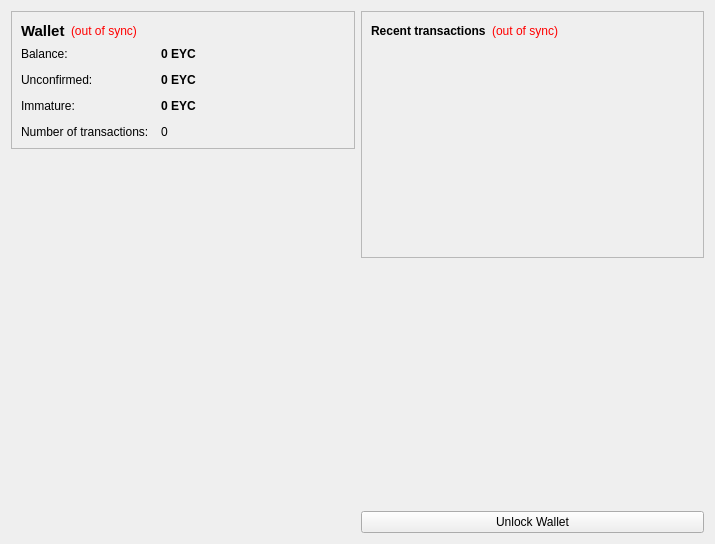
<?xml version="1.0" encoding="UTF-8"?>
<ui version="4.0">
 <class>OverviewPage</class>
 <widget class="QWidget" name="OverviewPage">
  <property name="geometry">
   <rect>
    <x>0</x>
    <y>0</y>
    <width>715</width>
    <height>544</height>
   </rect>
  </property>
  <property name="windowTitle">
   <string>Form</string>
  </property>
  <layout class="QHBoxLayout" name="horizontalLayout" stretch="1,1">
   <item>
    <layout class="QVBoxLayout" name="verticalLayout_2">
     <item>
      <widget class="QFrame" name="frame">
       <property name="frameShape">
        <enum>QFrame::StyledPanel</enum>
       </property>
       <property name="frameShadow">
        <enum>QFrame::Raised</enum>
       </property>
       <layout class="QVBoxLayout" name="verticalLayout_4">
        <item>
         <layout class="QHBoxLayout" name="horizontalLayout_4">
          <item>
           <widget class="QLabel" name="label_5">
            <property name="font">
             <font>
              <pointsize>11</pointsize>
              <weight>75</weight>
              <bold>true</bold>
             </font>
            </property>
            <property name="text">
             <string>Wallet</string>
            </property>
           </widget>
          </item>
          <item>
           <widget class="QLabel" name="labelWalletStatus">
            <property name="toolTip">
             <string>The displayed information may be out of date. Your wallet automatically synchronizes with the Strongwealth network after a connection is established, but this process has not completed yet.</string>
            </property>
            <property name="styleSheet">
             <string notr="true">QLabel { color: red; }</string>
            </property>
            <property name="text">
             <string notr="true">(out of sync)</string>
            </property>
            <property name="alignment">
             <set>Qt::AlignLeading|Qt::AlignLeft|Qt::AlignVCenter</set>
            </property>
           </widget>
          </item>
          <item>
           <spacer name="horizontalSpacer_2">
            <property name="orientation">
             <enum>Qt::Horizontal</enum>
            </property>
            <property name="sizeHint" stdset="0">
             <size>
              <width>40</width>
              <height>20</height>
             </size>
            </property>
           </spacer>
          </item>
         </layout>
        </item>
        <item>
         <layout class="QFormLayout" name="formLayout_2">
          <property name="fieldGrowthPolicy">
           <enum>QFormLayout::AllNonFixedFieldsGrow</enum>
          </property>
          <property name="horizontalSpacing">
           <number>12</number>
          </property>
          <property name="verticalSpacing">
           <number>12</number>
          </property>
          <item row="0" column="0">
           <widget class="QLabel" name="label">
            <property name="text">
             <string>Balance:</string>
            </property>
           </widget>
          </item>
          <item row="0" column="1">
           <widget class="QLabel" name="labelBalance">
            <property name="font">
             <font>
              <weight>75</weight>
              <bold>true</bold>
             </font>
            </property>
            <property name="cursor">
             <cursorShape>IBeamCursor</cursorShape>
            </property>
            <property name="toolTip">
             <string>Your current balance</string>
            </property>
            <property name="text">
             <string notr="true">0 EYC</string>
            </property>
            <property name="textInteractionFlags">
             <set>Qt::LinksAccessibleByMouse|Qt::TextSelectableByKeyboard|Qt::TextSelectableByMouse</set>
            </property>
           </widget>
          </item>
          <item row="1" column="0">
           <widget class="QLabel" name="label_3">
            <property name="text">
             <string>Unconfirmed:</string>
            </property>
           </widget>
          </item>
          <item row="1" column="1">
           <widget class="QLabel" name="labelUnconfirmed">
            <property name="font">
             <font>
              <weight>75</weight>
              <bold>true</bold>
             </font>
            </property>
            <property name="cursor">
             <cursorShape>IBeamCursor</cursorShape>
            </property>
            <property name="toolTip">
             <string>Total of transactions that have yet to be confirmed, and do not yet count toward the current balance</string>
            </property>
            <property name="text">
             <string notr="true">0 EYC</string>
            </property>
            <property name="textInteractionFlags">
             <set>Qt::LinksAccessibleByMouse|Qt::TextSelectableByKeyboard|Qt::TextSelectableByMouse</set>
            </property>
           </widget>
          </item>
          <item row="2" column="0">
           <widget class="QLabel" name="labelImmatureText">
            <property name="text">
             <string>Immature:</string>
            </property>
           </widget>
          </item>
          <item row="2" column="1">
           <widget class="QLabel" name="labelImmature">
            <property name="font">
             <font>
              <weight>75</weight>
              <bold>true</bold>
             </font>
            </property>
            <property name="toolTip">
             <string>Mined balance that has not yet matured</string>
            </property>
            <property name="text">
             <string notr="true">0 EYC</string>
            </property>
            <property name="textInteractionFlags">
             <set>Qt::LinksAccessibleByMouse|Qt::TextSelectableByKeyboard|Qt::TextSelectableByMouse</set>
            </property>
           </widget>
          </item>
          <item row="3" column="0">
           <widget class="QLabel" name="label_2">
            <property name="text">
             <string>Number of transactions:</string>
            </property>
           </widget>
          </item>
          <item row="3" column="1">
           <widget class="QLabel" name="labelNumTransactions">
            <property name="toolTip">
             <string>Total number of transactions in wallet</string>
            </property>
            <property name="text">
             <string notr="true">0</string>
            </property>
           </widget>
          </item>
         </layout>
        </item>
       </layout>
      </widget>
     </item>
     <item>
      <spacer name="verticalSpacer">
       <property name="orientation">
        <enum>Qt::Vertical</enum>
       </property>
       <property name="sizeHint" stdset="0">
        <size>
         <width>20</width>
         <height>40</height>
        </size>
       </property>
      </spacer>
     </item>
     <item>
      <widget class="QLabel" name="label_6">
       <property name="text">
        <string/>
       </property>
       <property name="pixmap">
        <pixmap resource="../bitcoin.qrc">:/images/backg</pixmap>
       </property>
       <property name="scaledContents">
        <bool>false</bool>
       </property>
       <property name="alignment">
        <set>Qt::AlignCenter</set>
       </property>
       <property name="margin">
        <number>-2</number>
       </property>
      </widget>
     </item>
    </layout>
   </item>
   <item>
    <layout class="QVBoxLayout" name="verticalLayout_3">
     <item>
      <widget class="QFrame" name="frame_2">
       <property name="frameShape">
        <enum>QFrame::StyledPanel</enum>
       </property>
       <property name="frameShadow">
        <enum>QFrame::Raised</enum>
       </property>
       <layout class="QVBoxLayout" name="verticalLayout">
        <item>
         <layout class="QHBoxLayout" name="horizontalLayout_2">
          <item>
           <widget class="QLabel" name="label_4">
            <property name="text">
             <string>&lt;b&gt;Recent transactions&lt;/b&gt;</string>
            </property>
           </widget>
          </item>
          <item>
           <widget class="QLabel" name="labelTransactionsStatus">
            <property name="toolTip">
             <string>The displayed information may be out of date. Your wallet automatically synchronizes with the Strongwealth network after a connection is established, but this process has not completed yet.</string>
            </property>
            <property name="styleSheet">
             <string notr="true">QLabel { color: red; }</string>
            </property>
            <property name="text">
             <string notr="true">(out of sync)</string>
            </property>
            <property name="alignment">
             <set>Qt::AlignRight|Qt::AlignTrailing|Qt::AlignVCenter</set>
            </property>
           </widget>
          </item>
          <item>
           <spacer name="horizontalSpacer">
            <property name="orientation">
             <enum>Qt::Horizontal</enum>
            </property>
            <property name="sizeHint" stdset="0">
             <size>
              <width>40</width>
              <height>20</height>
             </size>
            </property>
           </spacer>
          </item>
         </layout>
        </item>
        <item>
         <widget class="QListView" name="listTransactions">
          <property name="styleSheet">
           <string notr="true">QListView { background: transparent; }</string>
          </property>
          <property name="frameShape">
           <enum>QFrame::NoFrame</enum>
          </property>
          <property name="verticalScrollBarPolicy">
           <enum>Qt::ScrollBarAlwaysOff</enum>
          </property>
          <property name="horizontalScrollBarPolicy">
           <enum>Qt::ScrollBarAlwaysOff</enum>
          </property>
          <property name="selectionMode">
           <enum>QAbstractItemView::NoSelection</enum>
          </property>
         </widget>
        </item>
       </layout>
      </widget>
     </item>
     <item>
      <spacer name="verticalSpacer_2">
       <property name="orientation">
        <enum>Qt::Vertical</enum>
       </property>
       <property name="sizeHint" stdset="0">
        <size>
         <width>20</width>
         <height>40</height>
        </size>
       </property>
      </spacer>
     </item>
     <item>
      <widget class="QPushButton" name="unlockWalletButton">
       <property name="text">
        <string>Unlock Wallet</string>
       </property>
      </widget>
     </item>
    </layout>
   </item>
  </layout>
 </widget>
 <resources>
  <include location="../bitcoin.qrc"/>
 </resources>
 <connections/>
</ui>
